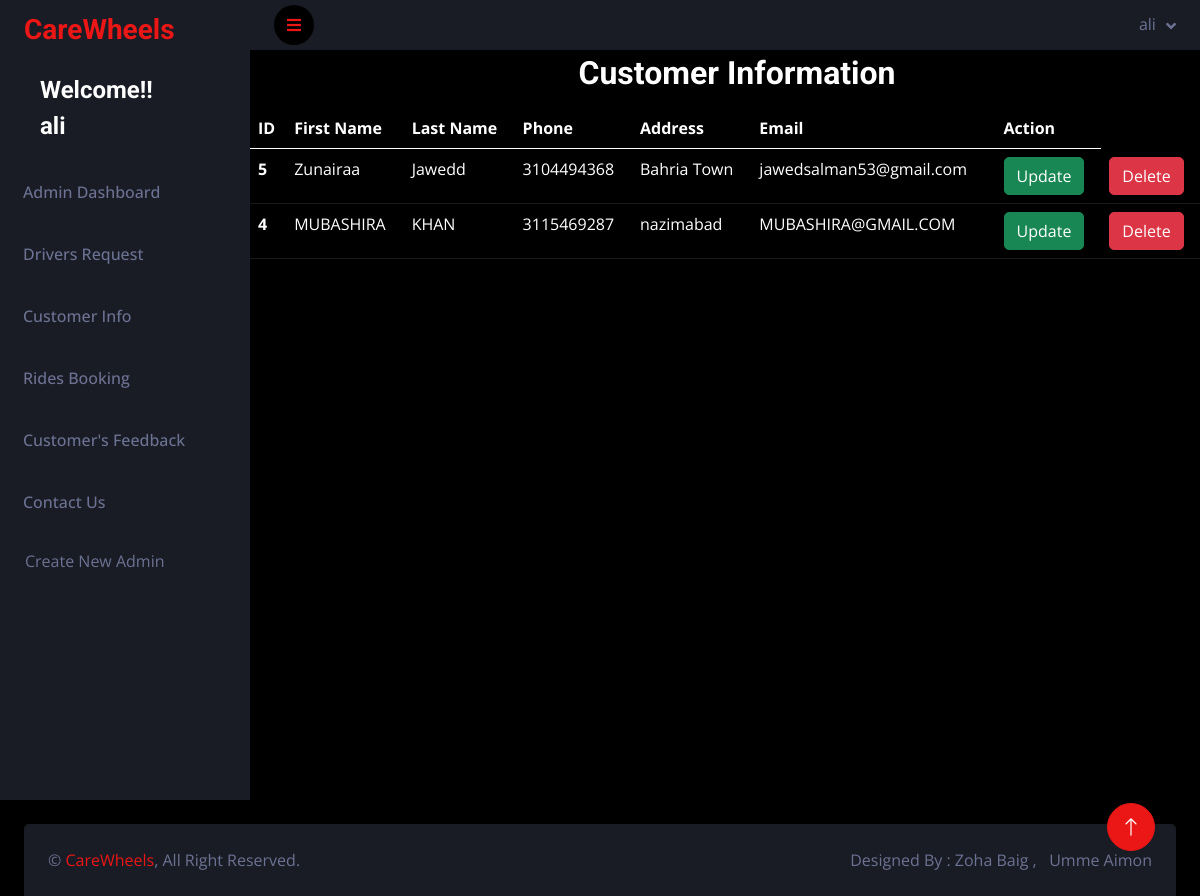
/admin/customer_view.php (signed in), run on an earlier commit of the app's database.
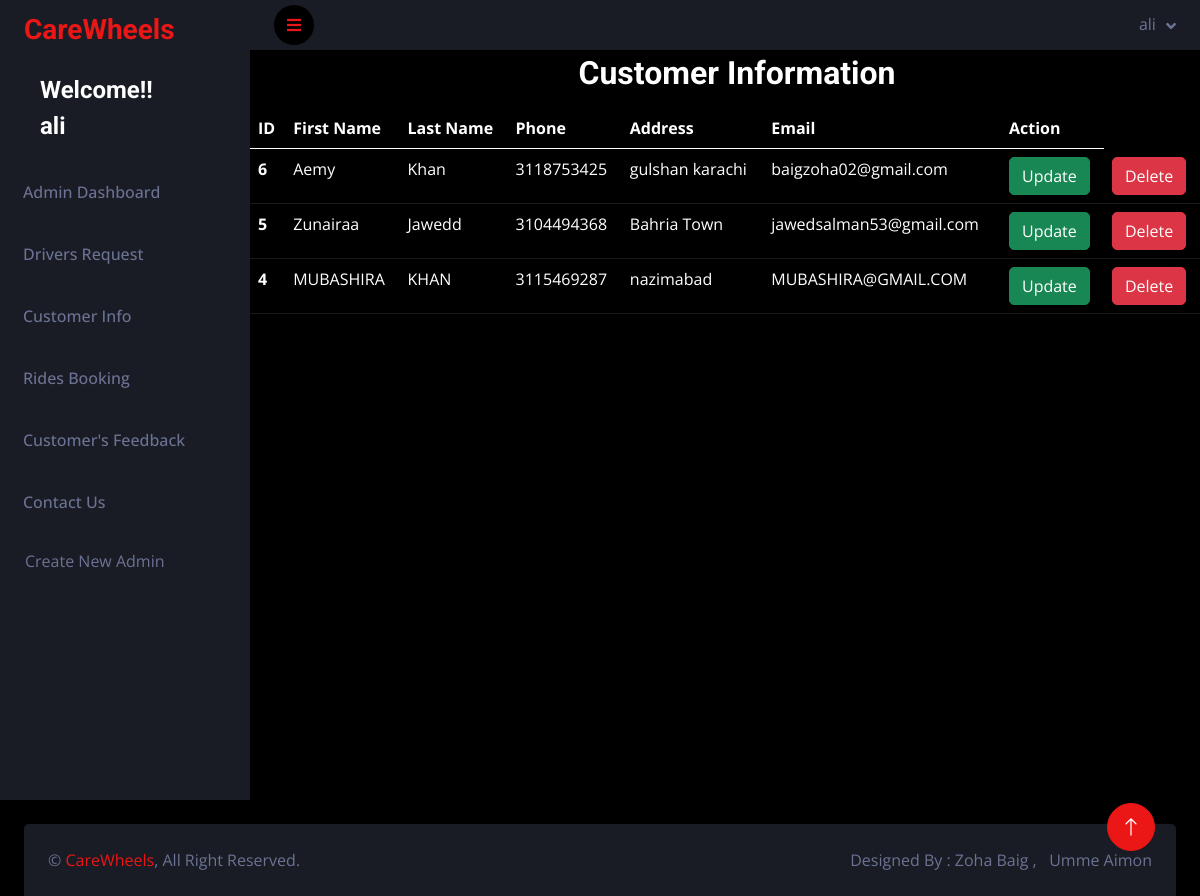
And on a later commit of the database.
### tables this page shows
CREATE TABLE `customers_info` (
  `c_id` int(11) NOT NULL,
  `c_firstname` varchar(55) NOT NULL,
  `c_lastname` varchar(55) NOT NULL,
  `c_phone` bigint(20) NOT NULL,
  `c_address` varchar(55) NOT NULL,
  `c_email` varchar(55) NOT NULL,
  `c_password` varchar(55) NOT NULL
);

### admin/customer_view.php (the view, shortened to what this page needs)
<!DOCTYPE html>
<?php
require("connect.php");
if($_SESSION["a_email"]){
?>
<html lang="en">
<head>
    <link href="https://cdnjs.cloudflare.com/ajax/libs/font-awesome/5.10.0/css/all.min.css" rel="stylesheet">
    <link href="https://cdn.jsdelivr.net/npm/bootstrap-icons@1.4.1/font/bootstrap-icons.css" rel="stylesheet">
    <link href="lib/owlcarousel/assets/owl.carousel.min.css" rel="stylesheet">
    <link href="lib/tempusdominus/css/tempusdominus-bootstrap-4.min.css" rel="stylesheet" />
    <link href="css/bootstrap.min.css" rel="stylesheet">
    <link href="css/style.css" rel="stylesheet">
</head>
<body>
<div class="page-wrapper">
<?php
include('sidebar.php');
?>
   <div class="d-md-flex justify-content-center mb-2 mt-1 ms-4"><h2>Customer Information</h2></div>
<table class="table table-dark table-hover">
  <thead>
    <tr>
      <th scope="col">ID</th>
      <th scope="col">First Name</th>
      <th scope="col">Last Name</th>
      <th scope="col">Phone</th>
      <th scope="col">Address</th>
      <th scope="col">Email</th>
      <th scope="col">Action</th>
    </tr>
  </thead>
  <tbody>
  <?php
  $cquery = "SELECT * FROM `customers_info` ORDER BY `c_id` DESC";
  $cresult = mysqli_query($conn,$cquery);
     while($row=mysqli_fetch_assoc($cresult))
     {
       ?>
    <tr>
      <th scope="row"><?php echo $row['c_id'];?></th>
      <td><?php echo $row['c_firstname'];?></td>
      <td><?php echo $row['c_lastname'];?></td>
      <td><?php echo $row['c_phone'];?></td>
      <td><?php echo $row['c_address'];?></td>
      <td><?php echo $row['c_email'];?></td>
      <td><a name="update" id="update" class="btn btn-success" href="customer_update.php?id=<?php echo $row["c_id"]?>" role="button">Update</a>  </td>
      <td><a name="delete" id="delete" class="btn btn-danger" href="customer_delete.php?id=<?php echo $row["c_id"]?>" role="button">Delete</a>  </td>
    </tr>
    <?php
     }
       ?>
  </tbody>
</table>
</div>
        <a href="#" class="btn btn-lg btn-primary btn-lg-square back-to-top"><i class="bi bi-arrow-up"></i></a>
    <?php
include('footer.php');
?>
</body>
</html>
<?php
}
else{
    header("location:signin.php");
}
?>

What changed in the data, as far as the page shows it:
added customers_info: c_id "6", c_firstname "Aemy", c_lastname "Khan", c_phone "3118753425", c_address "gulshan karachi", c_email "baigzoha02@gmail.com"
